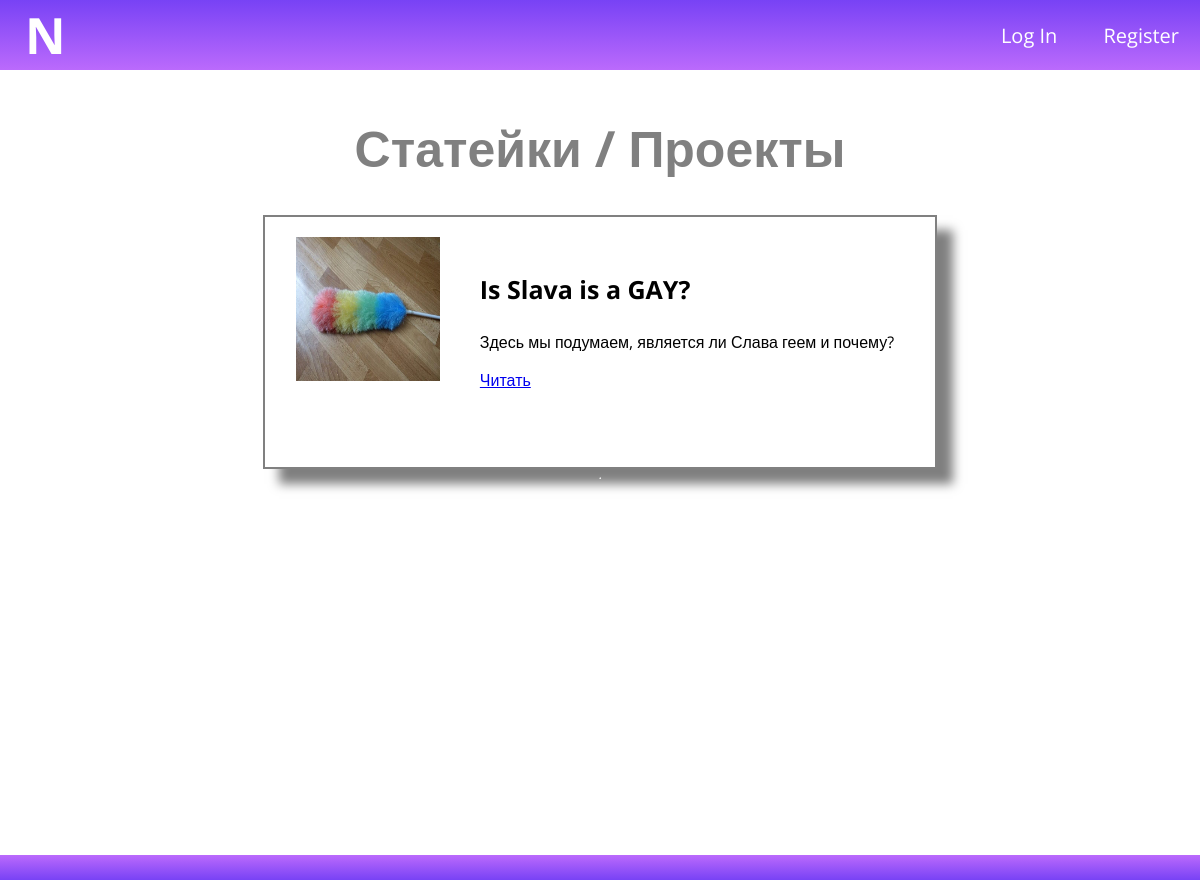
The app's page /articles/, older data.
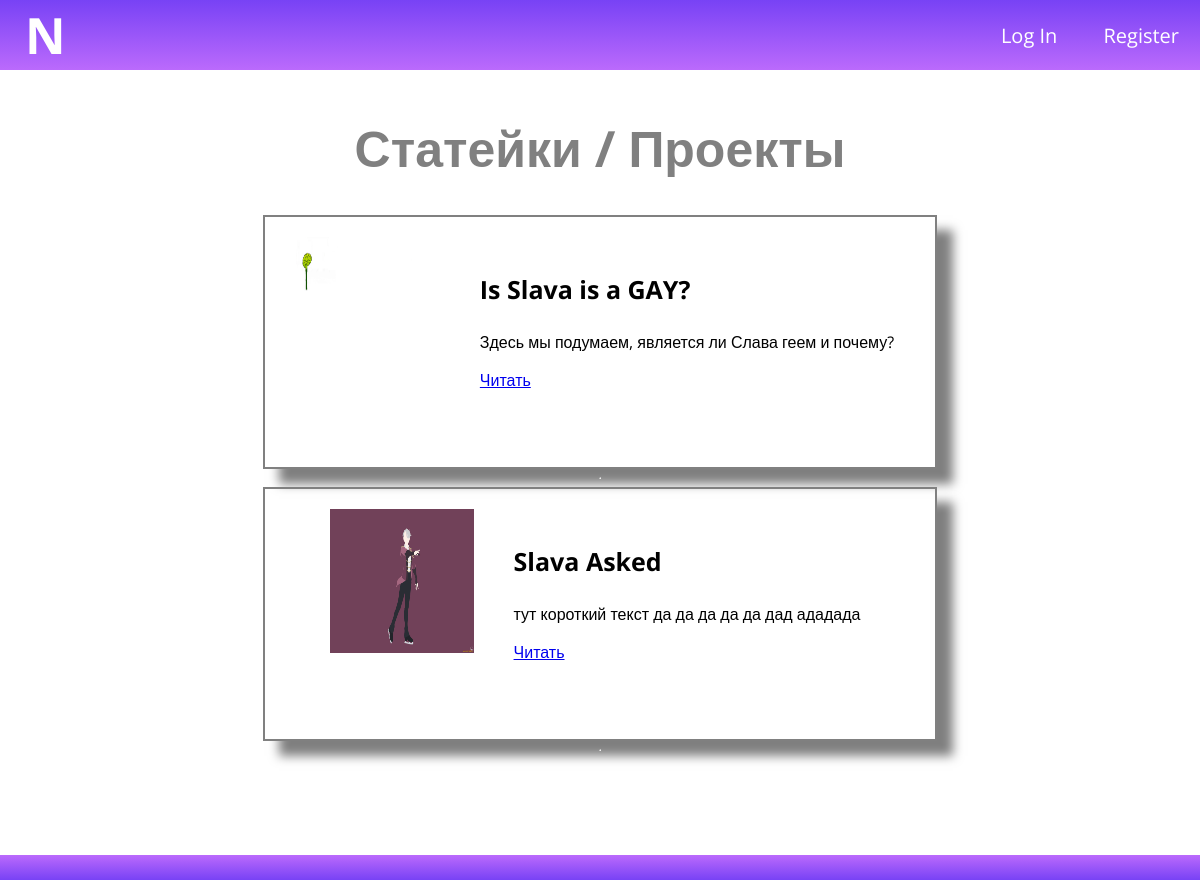
The same page, newer data.
### article_maker/models.py (models this page shows, shortened)
class Post(models.Model):
    id = models.AutoField(unique=True, primary_key=True)
    author = models.ManyToManyField(User)
    title = models.CharField(max_length=50)
    text = models.TextField()
    Short_text = models.TextField(max_length=75, null=True)
    data = models.DateTimeField(auto_now=True)
    category = models.ForeignKey(Category, on_delete = models.CASCADE)
    img_for_post = models.ImageField(upload_to='images/', null=True, blank=True)

### article_maker/views.py (the view)
# urls.py: path('', article_maker)
def article_maker(request):
    context = {
        'posts': Post.objects.all()
    }
    return render(request, "posts/articles.html", context)

### templates/posts/articles.html (shortened to what this page needs)
<!DOCTYPE html>
{% load static %}
<html lang="en">
<head>
    <link rel="stylesheet" href="{% static 'style2.css' %}">
</head>
<body>
    <header class="for-header">
        <h1 id="button" class="link">N</h1>
        <div>
            <a href="/log_in" class="ul-header">Log In</a>
            <a href="/register" class="ul-header">Register</a>
        </div>
    </header>
    <main class="artic_page">
        <h1 class="article-h1">Статейки / Проекты</h1>
        <div class="articles_container">
            {% for post in posts %}
            <article class="post_container">
                <div class="for-pic">
                    <img src="{{post.img_for_post.url}}" alt="">
                </div>
                <div class="for_text">
                    <h3>{{ post.title }}</h3>
                    <p>{{ post.Short_text }}</p>
                    <a href="/post/{{post.id}}" class="justbutton">Читать</a>
                </div>
            </article>
            <hr>
            {% endfor %}
        </div>
    </main>
    <div class="slava"></div>
</body>
</html>

Row changes from the older to the newer data that the page shows:
changed Post "Is Slava is a GAY?": img_for_post: a different picture
added Post: img_for_post (picture), title "Slava Asked", Short_text "тут короткий текст да да да да да дад ададада"
